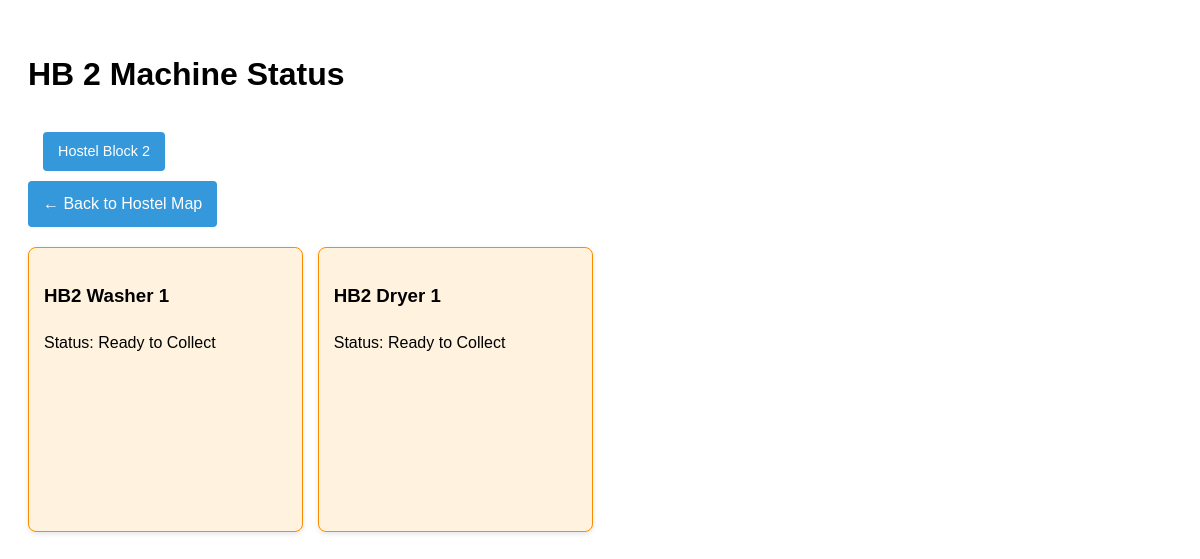
The page /status.php?hb=2 on the database its author committed.
### tables this page shows
CREATE TABLE `machines` (
  `id` int(11) NOT NULL,
  `hostel_block` int(11) NOT NULL DEFAULT 1,
  `name` varchar(50) NOT NULL,
  `status` enum('available','in_use','paused','ready_to_collect') DEFAULT 'available',
  `timer_end` datetime DEFAULT NULL,
  `duration` int(11) DEFAULT 30,
  `paused_time` datetime DEFAULT NULL,
  `remaining_time` int(11) DEFAULT NULL,
  `collection_photo` varchar(255) DEFAULT NULL
);

### functions.php (called while the page is built, shortened)
<?php
$db = new mysqli('localhost', 'root', '', 'server_db');
function getMachines($hostel_block = 1) {
    global $db;
    $stmt = $db->prepare("SELECT * FROM machines WHERE hostel_block = ?");
    $stmt->bind_param('i', $hostel_block);
    $stmt->execute();
    $result = $stmt->get_result();
    $machines = [];
    while ($machine = $result->fetch_assoc()) {
        if ($machine['status'] == 'in_use') {
            if (strtotime($machine['timer_end']) <= time()) {
                $machine['display_status'] = 'ready_to_collect';
            } else {
                $machine['display_status'] = 'in_use';
            }
        } else {
            $machine['display_status'] = $machine['status'];
        }
        $machines[] = $machine;
    }
    return $machines;
}
?>

### status.php (the view, shortened to what this page needs)
<?php
include 'functions.php';
$current_hb = isset($_GET['hb']) ? intval($_GET['hb']) : 1;
?>
<!DOCTYPE html>
<html>
<head>
    <link rel="stylesheet" href="style.css">
</head>
<body>
    <h1>HB <?= $current_hb ?> Machine Status</h1>
    <div class="hb-indicator">Hostel Block <?= $current_hb ?></div>
    <div class="back-container">
        <a href="hostel_map.html" class="back-button">← Back to Hostel Map</a>
    </div>
    <div class="machines" id="machine-container">
        <?php
        $machines = getMachines($current_hb);
        foreach ($machines as $machine):
            $status = $machine['status'];
            $is_ready = ($status == 'in_use' && time() > strtotime($machine['timer_end']));
            $current_status = $is_ready ? 'ready_to_collect' : $status;
            $status_text = 'Available';
            switch($current_status) {
                case 'ready_to_collect':
                    $status_text = 'Ready to Collect';
                    break;
            }
        ?>
            <div class="machine <?= $current_status ?>" data-machine-id="<?= $machine['id'] ?>">
                <h3><?= htmlspecialchars($machine['name']) ?></h3>
                <p class="status-text">Status: <?= $status_text ?></p>
            </div>
        <?php endforeach; ?>
    </div>
</body>
</html>

### style.css (style rules this page uses)
body { font-family: Arial, sans-serif; padding: 20px; line-height: 1.6; }
.machine { padding: 15px; border-radius: 8px; margin-bottom: 15px; box-shadow: 0 2px 5px rgba(0,0,0,0.1); }
.machines { display: grid; grid-template-columns: repeat(auto-fill, minmax(250px, 1fr)); gap: 15px; }
.ready_to_collect { background: #fff3e0; border: 1px solid #fb8c00; }
.machine { transition: all 0.5s ease; }
#machine-container { min-height: 300px; }
.back-container { margin-bottom: 20px; }
.back-button { display: inline-block; padding: 10px 15px; background-color: #3498db; color: white; text-decoration: none; border-radius: 4px; transition: background-color 0.3s; }
.hb-indicator { background: #2c3e50; color: white; padding: 8px 15px; border-radius: 20px; display: inline-block; margin: 10px 0; font-size: 0.9em; }
.hb-indicator { background: #3498db; color: white; padding: 8px 15px; border-radius: 4px; margin-left: 15px; font-size: 0.9em; }

### rows shown on the page
machines: name "HB2 Washer 1", status_text "Ready to Collect"
machines: name "HB2 Dryer 1", status_text "Ready to Collect"

### other values the page prints
$current_hb "2"
